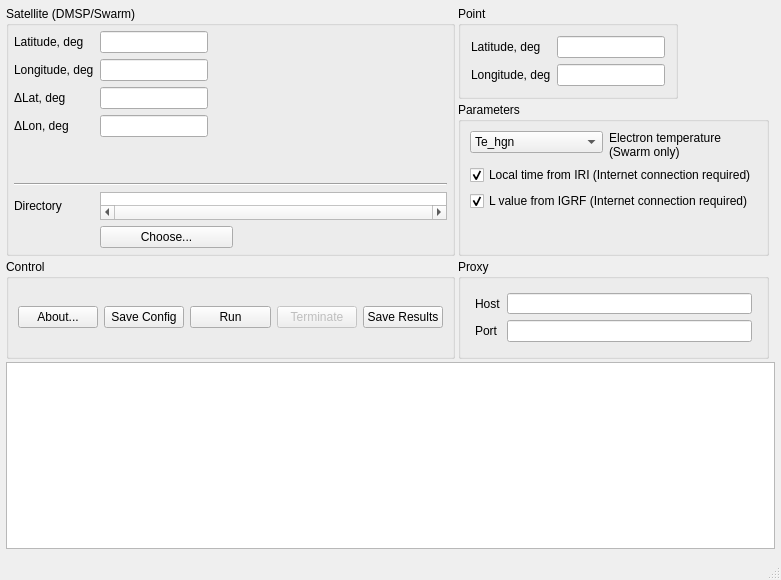
<?xml version="1.0" encoding="UTF-8"?>
<ui version="4.0">
 <class>mainWindow</class>
 <widget class="QMainWindow" name="mainWindow">
  <property name="windowModality">
   <enum>Qt::NonModal</enum>
  </property>
  <property name="geometry">
   <rect>
    <x>0</x>
    <y>0</y>
    <width>781</width>
    <height>580</height>
   </rect>
  </property>
  <property name="sizePolicy">
   <sizepolicy hsizetype="Preferred" vsizetype="Preferred">
    <horstretch>0</horstretch>
    <verstretch>0</verstretch>
   </sizepolicy>
  </property>
  <property name="windowTitle">
   <string notr="true">Sat_Pass</string>
  </property>
  <widget class="QWidget" name="centralwidget">
   <layout class="QGridLayout" name="gridLayout">
    <property name="sizeConstraint">
     <enum>QLayout::SetDefaultConstraint</enum>
    </property>
    <property name="leftMargin">
     <number>6</number>
    </property>
    <property name="topMargin">
     <number>6</number>
    </property>
    <property name="rightMargin">
     <number>6</number>
    </property>
    <property name="spacing">
     <number>3</number>
    </property>
    <item row="4" column="0" colspan="3">
     <widget class="QListWidget" name="logListWidget">
      <property name="enabled">
       <bool>true</bool>
      </property>
      <property name="sizePolicy">
       <sizepolicy hsizetype="Expanding" vsizetype="Expanding">
        <horstretch>0</horstretch>
        <verstretch>0</verstretch>
       </sizepolicy>
      </property>
      <property name="minimumSize">
       <size>
        <width>0</width>
        <height>60</height>
       </size>
      </property>
     </widget>
    </item>
    <item row="3" column="0">
     <layout class="QGridLayout" name="gridLayout_2">
      <property name="sizeConstraint">
       <enum>QLayout::SetFixedSize</enum>
      </property>
      <item row="0" column="0" alignment="Qt::AlignTop">
       <widget class="QGroupBox" name="groupBox">
        <property name="sizePolicy">
         <sizepolicy hsizetype="Preferred" vsizetype="Maximum">
          <horstretch>1</horstretch>
          <verstretch>0</verstretch>
         </sizepolicy>
        </property>
        <property name="minimumSize">
         <size>
          <width>320</width>
          <height>250</height>
         </size>
        </property>
        <property name="maximumSize">
         <size>
          <width>16777215</width>
          <height>16777215</height>
         </size>
        </property>
        <property name="title">
         <string>Satellite (DMSP/Swarm)</string>
        </property>
        <property name="alignment">
         <set>Qt::AlignLeading|Qt::AlignLeft|Qt::AlignTop</set>
        </property>
        <property name="flat">
         <bool>false</bool>
        </property>
        <property name="checkable">
         <bool>false</bool>
        </property>
        <layout class="QGridLayout" name="gridLayout_4">
         <property name="leftMargin">
          <number>5</number>
         </property>
         <property name="topMargin">
          <number>5</number>
         </property>
         <property name="rightMargin">
          <number>5</number>
         </property>
         <property name="bottomMargin">
          <number>5</number>
         </property>
         <item row="0" column="0">
          <layout class="QGridLayout" name="gridLayout_5">
           <property name="leftMargin">
            <number>0</number>
           </property>
           <property name="topMargin">
            <number>0</number>
           </property>
           <property name="rightMargin">
            <number>0</number>
           </property>
           <property name="bottomMargin">
            <number>0</number>
           </property>
           <property name="spacing">
            <number>6</number>
           </property>
           <item row="6" column="1">
            <widget class="QTextEdit" name="inputFileNameEdit">
             <property name="sizePolicy">
              <sizepolicy hsizetype="Expanding" vsizetype="Ignored">
               <horstretch>0</horstretch>
               <verstretch>0</verstretch>
              </sizepolicy>
             </property>
             <property name="minimumSize">
              <size>
               <width>0</width>
               <height>0</height>
              </size>
             </property>
             <property name="maximumSize">
              <size>
               <width>16777215</width>
               <height>16777215</height>
              </size>
             </property>
             <property name="verticalScrollBarPolicy">
              <enum>Qt::ScrollBarAlwaysOff</enum>
             </property>
             <property name="horizontalScrollBarPolicy">
              <enum>Qt::ScrollBarAlwaysOn</enum>
             </property>
             <property name="lineWrapMode">
              <enum>QTextEdit::NoWrap</enum>
             </property>
             <property name="readOnly">
              <bool>true</bool>
             </property>
            </widget>
           </item>
           <item row="2" column="1">
            <widget class="QLineEdit" name="dLatEdit">
             <property name="sizePolicy">
              <sizepolicy hsizetype="Fixed" vsizetype="Fixed">
               <horstretch>0</horstretch>
               <verstretch>0</verstretch>
              </sizepolicy>
             </property>
            </widget>
           </item>
           <item row="0" column="1">
            <widget class="QLineEdit" name="latitudeEdit">
             <property name="sizePolicy">
              <sizepolicy hsizetype="Fixed" vsizetype="Fixed">
               <horstretch>0</horstretch>
               <verstretch>0</verstretch>
              </sizepolicy>
             </property>
             <property name="alignment">
              <set>Qt::AlignLeading|Qt::AlignLeft|Qt::AlignTop</set>
             </property>
            </widget>
           </item>
           <item row="5" column="0" colspan="2">
            <widget class="Line" name="line_2">
             <property name="orientation">
              <enum>Qt::Horizontal</enum>
             </property>
            </widget>
           </item>
           <item row="1" column="1">
            <widget class="QLineEdit" name="longitudeEdit">
             <property name="sizePolicy">
              <sizepolicy hsizetype="Fixed" vsizetype="Fixed">
               <horstretch>0</horstretch>
               <verstretch>0</verstretch>
              </sizepolicy>
             </property>
             <property name="alignment">
              <set>Qt::AlignLeading|Qt::AlignLeft|Qt::AlignTop</set>
             </property>
            </widget>
           </item>
           <item row="2" column="0">
            <widget class="QLabel" name="label_3">
             <property name="sizePolicy">
              <sizepolicy hsizetype="Maximum" vsizetype="Preferred">
               <horstretch>0</horstretch>
               <verstretch>0</verstretch>
              </sizepolicy>
             </property>
             <property name="maximumSize">
              <size>
               <width>16777215</width>
               <height>32</height>
              </size>
             </property>
             <property name="text">
              <string>ΔLat, deg</string>
             </property>
            </widget>
           </item>
           <item row="1" column="0">
            <widget class="QLabel" name="label_2">
             <property name="sizePolicy">
              <sizepolicy hsizetype="Maximum" vsizetype="Preferred">
               <horstretch>0</horstretch>
               <verstretch>0</verstretch>
              </sizepolicy>
             </property>
             <property name="maximumSize">
              <size>
               <width>16777215</width>
               <height>32</height>
              </size>
             </property>
             <property name="text">
              <string>Longitude, deg</string>
             </property>
            </widget>
           </item>
           <item row="6" column="0">
            <widget class="QLabel" name="label_7">
             <property name="sizePolicy">
              <sizepolicy hsizetype="Maximum" vsizetype="Preferred">
               <horstretch>0</horstretch>
               <verstretch>0</verstretch>
              </sizepolicy>
             </property>
             <property name="text">
              <string>Directory</string>
             </property>
            </widget>
           </item>
           <item row="3" column="0">
            <widget class="QLabel" name="label_4">
             <property name="sizePolicy">
              <sizepolicy hsizetype="Maximum" vsizetype="Preferred">
               <horstretch>0</horstretch>
               <verstretch>0</verstretch>
              </sizepolicy>
             </property>
             <property name="maximumSize">
              <size>
               <width>16777215</width>
               <height>32</height>
              </size>
             </property>
             <property name="text">
              <string>ΔLon, deg</string>
             </property>
            </widget>
           </item>
           <item row="3" column="1">
            <widget class="QLineEdit" name="dLongEdit">
             <property name="sizePolicy">
              <sizepolicy hsizetype="Fixed" vsizetype="Fixed">
               <horstretch>0</horstretch>
               <verstretch>0</verstretch>
              </sizepolicy>
             </property>
            </widget>
           </item>
           <item row="7" column="1">
            <widget class="QPushButton" name="chooseInputFileButton">
             <property name="sizePolicy">
              <sizepolicy hsizetype="Minimum" vsizetype="Fixed">
               <horstretch>0</horstretch>
               <verstretch>0</verstretch>
              </sizepolicy>
             </property>
             <property name="maximumSize">
              <size>
               <width>133</width>
               <height>16777215</height>
              </size>
             </property>
             <property name="layoutDirection">
              <enum>Qt::LeftToRight</enum>
             </property>
             <property name="text">
              <string>Choose...</string>
             </property>
            </widget>
           </item>
           <item row="0" column="0">
            <widget class="QLabel" name="label">
             <property name="sizePolicy">
              <sizepolicy hsizetype="Maximum" vsizetype="Preferred">
               <horstretch>0</horstretch>
               <verstretch>0</verstretch>
              </sizepolicy>
             </property>
             <property name="maximumSize">
              <size>
               <width>16777215</width>
               <height>32</height>
              </size>
             </property>
             <property name="text">
              <string>Latitude, deg</string>
             </property>
            </widget>
           </item>
           <item row="7" column="0">
            <spacer name="horizontalSpacer">
             <property name="orientation">
              <enum>Qt::Horizontal</enum>
             </property>
             <property name="sizeType">
              <enum>QSizePolicy::Fixed</enum>
             </property>
             <property name="sizeHint" stdset="0">
              <size>
               <width>10</width>
               <height>20</height>
              </size>
             </property>
            </spacer>
           </item>
           <item row="4" column="0">
            <spacer name="verticalSpacer">
             <property name="orientation">
              <enum>Qt::Vertical</enum>
             </property>
             <property name="sizeType">
              <enum>QSizePolicy::Ignored</enum>
             </property>
             <property name="sizeHint" stdset="0">
              <size>
               <width>20</width>
               <height>20</height>
              </size>
             </property>
            </spacer>
           </item>
           <item row="4" column="1">
            <spacer name="verticalSpacer_2">
             <property name="orientation">
              <enum>Qt::Vertical</enum>
             </property>
             <property name="sizeType">
              <enum>QSizePolicy::Minimum</enum>
             </property>
             <property name="sizeHint" stdset="0">
              <size>
               <width>20</width>
               <height>40</height>
              </size>
             </property>
            </spacer>
           </item>
          </layout>
         </item>
        </layout>
       </widget>
      </item>
      <item row="1" column="0">
       <widget class="QGroupBox" name="groupBox_4">
        <property name="sizePolicy">
         <sizepolicy hsizetype="Minimum" vsizetype="Preferred">
          <horstretch>0</horstretch>
          <verstretch>0</verstretch>
         </sizepolicy>
        </property>
        <property name="title">
         <string>Control</string>
        </property>
        <layout class="QHBoxLayout" name="horizontalLayout_2">
         <item>
          <widget class="QPushButton" name="aboutButton">
           <property name="sizePolicy">
            <sizepolicy hsizetype="Preferred" vsizetype="Fixed">
             <horstretch>0</horstretch>
             <verstretch>0</verstretch>
            </sizepolicy>
           </property>
           <property name="text">
            <string>About...</string>
           </property>
          </widget>
         </item>
         <item>
          <widget class="QPushButton" name="saveConfigButton">
           <property name="text">
            <string>Save Config</string>
           </property>
          </widget>
         </item>
         <item>
          <widget class="QPushButton" name="runButton">
           <property name="text">
            <string>Run</string>
           </property>
          </widget>
         </item>
         <item>
          <widget class="QPushButton" name="terminateButton">
           <property name="enabled">
            <bool>false</bool>
           </property>
           <property name="text">
            <string>Terminate</string>
           </property>
          </widget>
         </item>
         <item>
          <widget class="QPushButton" name="saveResultsButton">
           <property name="text">
            <string>Save Results</string>
           </property>
          </widget>
         </item>
        </layout>
       </widget>
      </item>
      <item row="1" column="1">
       <widget class="QGroupBox" name="groupBox_3">
        <property name="sizePolicy">
         <sizepolicy hsizetype="Minimum" vsizetype="Preferred">
          <horstretch>0</horstretch>
          <verstretch>0</verstretch>
         </sizepolicy>
        </property>
        <property name="minimumSize">
         <size>
          <width>0</width>
          <height>100</height>
         </size>
        </property>
        <property name="title">
         <string>Proxy</string>
        </property>
        <property name="flat">
         <bool>false</bool>
        </property>
        <layout class="QGridLayout" name="gridLayout_7">
         <item row="0" column="0">
          <layout class="QFormLayout" name="formLayout_3">
           <property name="leftMargin">
            <number>5</number>
           </property>
           <property name="topMargin">
            <number>5</number>
           </property>
           <property name="rightMargin">
            <number>5</number>
           </property>
           <property name="bottomMargin">
            <number>5</number>
           </property>
           <item row="0" column="0">
            <widget class="QLabel" name="label_9">
             <property name="text">
              <string>Host</string>
             </property>
            </widget>
           </item>
           <item row="1" column="0">
            <widget class="QLabel" name="label_8">
             <property name="text">
              <string>Port</string>
             </property>
            </widget>
           </item>
           <item row="0" column="1">
            <widget class="QLineEdit" name="proxyHostEdit">
             <property name="sizePolicy">
              <sizepolicy hsizetype="Minimum" vsizetype="Fixed">
               <horstretch>0</horstretch>
               <verstretch>0</verstretch>
              </sizepolicy>
             </property>
             <property name="minimumSize">
              <size>
               <width>133</width>
               <height>0</height>
              </size>
             </property>
            </widget>
           </item>
           <item row="1" column="1">
            <widget class="QLineEdit" name="proxyPortEdit">
             <property name="sizePolicy">
              <sizepolicy hsizetype="Minimum" vsizetype="Fixed">
               <horstretch>0</horstretch>
               <verstretch>0</verstretch>
              </sizepolicy>
             </property>
            </widget>
           </item>
          </layout>
         </item>
        </layout>
       </widget>
      </item>
      <item row="0" column="1">
       <layout class="QVBoxLayout" name="verticalLayout_5">
        <item>
         <widget class="QGroupBox" name="groupBox_2">
          <property name="sizePolicy">
           <sizepolicy hsizetype="Fixed" vsizetype="Maximum">
            <horstretch>0</horstretch>
            <verstretch>0</verstretch>
           </sizepolicy>
          </property>
          <property name="minimumSize">
           <size>
            <width>0</width>
            <height>0</height>
           </size>
          </property>
          <property name="title">
           <string>Point</string>
          </property>
          <property name="alignment">
           <set>Qt::AlignLeading|Qt::AlignLeft|Qt::AlignTop</set>
          </property>
          <layout class="QGridLayout" name="gridLayout_6">
           <property name="leftMargin">
            <number>5</number>
           </property>
           <property name="topMargin">
            <number>5</number>
           </property>
           <property name="rightMargin">
            <number>5</number>
           </property>
           <property name="bottomMargin">
            <number>5</number>
           </property>
           <item row="0" column="0">
            <layout class="QGridLayout" name="gridLayout_3">
             <property name="sizeConstraint">
              <enum>QLayout::SetMaximumSize</enum>
             </property>
             <property name="leftMargin">
              <number>5</number>
             </property>
             <property name="topMargin">
              <number>5</number>
             </property>
             <property name="rightMargin">
              <number>5</number>
             </property>
             <property name="bottomMargin">
              <number>5</number>
             </property>
             <item row="0" column="0">
              <widget class="QLabel" name="label_5">
               <property name="sizePolicy">
                <sizepolicy hsizetype="Maximum" vsizetype="Preferred">
                 <horstretch>0</horstretch>
                 <verstretch>0</verstretch>
                </sizepolicy>
               </property>
               <property name="maximumSize">
                <size>
                 <width>16777215</width>
                 <height>32</height>
                </size>
               </property>
               <property name="text">
                <string>Latitude, deg</string>
               </property>
              </widget>
             </item>
             <item row="0" column="1">
              <widget class="QLineEdit" name="pointLatEdit">
               <property name="sizePolicy">
                <sizepolicy hsizetype="Minimum" vsizetype="Fixed">
                 <horstretch>0</horstretch>
                 <verstretch>0</verstretch>
                </sizepolicy>
               </property>
              </widget>
             </item>
             <item row="1" column="0">
              <widget class="QLabel" name="label_6">
               <property name="sizePolicy">
                <sizepolicy hsizetype="Maximum" vsizetype="Preferred">
                 <horstretch>0</horstretch>
                 <verstretch>0</verstretch>
                </sizepolicy>
               </property>
               <property name="maximumSize">
                <size>
                 <width>16777215</width>
                 <height>32</height>
                </size>
               </property>
               <property name="text">
                <string>Longitude, deg</string>
               </property>
              </widget>
             </item>
             <item row="1" column="1">
              <widget class="QLineEdit" name="pointLongEdit">
               <property name="sizePolicy">
                <sizepolicy hsizetype="Minimum" vsizetype="Fixed">
                 <horstretch>0</horstretch>
                 <verstretch>0</verstretch>
                </sizepolicy>
               </property>
              </widget>
             </item>
            </layout>
           </item>
          </layout>
         </widget>
        </item>
        <item>
         <widget class="QGroupBox" name="groupBox_5">
          <property name="title">
           <string>Parameters</string>
          </property>
          <layout class="QVBoxLayout" name="verticalLayout_6">
           <item>
            <layout class="QFormLayout" name="formLayout">
             <item row="0" column="0">
              <widget class="QComboBox" name="electronTemperatureComboBox">
               <property name="sizePolicy">
                <sizepolicy hsizetype="Fixed" vsizetype="Fixed">
                 <horstretch>0</horstretch>
                 <verstretch>0</verstretch>
                </sizepolicy>
               </property>
               <property name="minimumSize">
                <size>
                 <width>133</width>
                 <height>0</height>
                </size>
               </property>
               <property name="toolTip">
                <string>&lt;html&gt;&lt;head/&gt;&lt;body&gt;&lt;p&gt;&lt;span style=&quot; font-family:'Arial,Helvetica,sans-serif'; font-size:9pt; font-weight:600; color:#222222; background-color:#ffffff;&quot;&gt;Te_hgn&lt;/span&gt;&lt;span style=&quot; font-family:'Arial,Helvetica,sans-serif'; font-size:9pt; color:#222222; background-color:#ffffff;&quot;&gt;: from the high gain probe for low electron density (below a low threshold).&lt;/span&gt;&lt;/p&gt;&lt;p&gt;&lt;span style=&quot; font-family:'Arial,Helvetica,sans-serif'; font-size:9pt; font-weight:600; color:#222222; background-color:#ffffff;&quot;&gt;Te_lgn&lt;/span&gt;&lt;span style=&quot; font-family:'Arial,Helvetica,sans-serif'; font-size:9pt; color:#222222; background-color:#ffffff;&quot;&gt;: from the low gain probe for high electron density (above a high threshold).&lt;/span&gt;&lt;/p&gt;&lt;p&gt;&lt;span style=&quot; font-family:'Arial,Helvetica,sans-serif'; font-size:9pt; font-weight:600; color:#222222; background-color:#ffffff;&quot;&gt;T_elec&lt;/span&gt;&lt;span style=&quot; font-family:'Arial,Helvetica,sans-serif'; font-size:9pt; color:#222222; background-color:#ffffff;&quot;&gt;: as a blended value with a linear weighting between the two probes for intermediate values of electron density. &lt;/span&gt;&lt;/p&gt;&lt;/body&gt;&lt;/html&gt;</string>
               </property>
               <property name="currentIndex">
                <number>0</number>
               </property>
               <item>
                <property name="text">
                 <string>Te_hgn</string>
                </property>
               </item>
               <item>
                <property name="text">
                 <string>Te_lgn</string>
                </property>
               </item>
               <item>
                <property name="text">
                 <string>T_elec</string>
                </property>
               </item>
              </widget>
             </item>
             <item row="0" column="1">
              <widget class="QLabel" name="label_10">
               <property name="text">
                <string>Electron temperature 
(Swarm only)</string>
               </property>
              </widget>
             </item>
             <item row="1" column="0" colspan="2">
              <widget class="QCheckBox" name="checkLocalTime">
               <property name="text">
                <string>Local time from IRI (Internet connection required)</string>
               </property>
               <property name="checked">
                <bool>true</bool>
               </property>
              </widget>
             </item>
             <item row="2" column="0" colspan="2">
              <widget class="QCheckBox" name="checkLShell">
               <property name="text">
                <string>L value from IGRF (Internet connection required)</string>
               </property>
               <property name="checked">
                <bool>true</bool>
               </property>
              </widget>
             </item>
            </layout>
           </item>
          </layout>
         </widget>
        </item>
       </layout>
      </item>
     </layout>
    </item>
   </layout>
  </widget>
  <widget class="QStatusBar" name="statusBar"/>
 </widget>
 <resources/>
 <connections/>
</ui>
